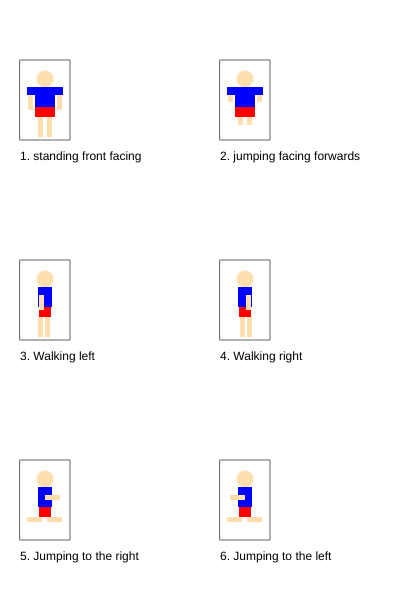
Frame 1 (no input)
Frame 60 (no input): identical to frame 1, image omitted
Frame 120 (the mouse pressed at the canvas centre since frame 60): identical to frame 1, image omitted

The p5.js sketch that drew this single still picture (run headless with seeded random() and noise() and a simulated clock; from frame 60 on, the mouse is pressed at the canvas centre):

// p5.js sketch
// ── sketch.js
/*

The Game Project

2 - Game character

Use p5 drawing functions such as rect, ellipse, line, triangle and
point to draw the different states of your game character.

Write the code so that your character appears inside the box for each
state.

IMPORTANT: For each box the variables gameChar_x & gameChar_y are set to the bottom
center of the box. You must combine these variables with arithmetic to
determine the position of each shape that you draw. This will later allow
you to adjust the position of your game character.

Each state is worth two marks:

//standing front facing = 2
//jumping facing forwards = 2
//walking left = 2
//walking right = 2
//jumping left and jumping right = 2

0 marks = not a reasonable attempt
1 mark = attempted but it lacks detail and you didn't use gameChar_x and gameChar_y correctly
2 marks = you've used a selction of shape functions and made consistent use of gameChar_x and gameChar_y

WARNING: Do not get too carried away. If you're character takes more than 5 lines
of code to draw then you've probably over done it.

** Only submit your sketch.js **

*/

var gameChar_x = 0;
var gameChar_y = 0;

function setup()
{
	createCanvas(400, 600);
}

function draw()
{
	background(255);

	//Standing, facing frontwards

	stroke(100);
	noFill();
	rect(20, 60, 50, 80);
	noStroke();
	fill(0);
	text("1. standing front facing", 20, 160);

	gameChar_x = 45;
	gameChar_y = 137;
	//Add your code here ...
	
	// head
	fill(255,222,173);
	ellipse(gameChar_x, gameChar_y-58,17,17);
	// torso top
	fill(0,0,255);
	rect(gameChar_x-10, gameChar_y-50,20,20);
	// torso bot
	fill(255,0,0);
	rect(gameChar_x-10, gameChar_y-30,20,10);
	// left leg
	fill(255,222,173);
	rect(gameChar_x-7, gameChar_y-20,5,20);
	// right leg
	fill(255,222,173);
	rect(gameChar_x+2, gameChar_y-20,5,20);
	// left shoulder
	fill(0,0,255);
	rect(gameChar_x-18, gameChar_y-50,8,8);
	// right shoulder
	fill(0,0,255);
	rect(gameChar_x+10, gameChar_y-50,8,8);
	// left arm
	fill(255,222,173);
	rect(gameChar_x-17, gameChar_y-42,5,15);
	// right arm
	fill(255,222,173);
	rect(gameChar_x+12, gameChar_y-42,5,15);



	//Jumping facing forwards
	stroke(100);
	noFill();
	rect(220, 60, 50, 80);
	noStroke();
	fill(0);
	text("2. jumping facing forwards", 220, 160);

	gameChar_x = 245;
	gameChar_y = 137;
	//Add your code here ...

	// head
	fill(255,222,173);
	ellipse(gameChar_x, gameChar_y-58,17,17);
	// torso top
	fill(0,0,255);
	rect(gameChar_x-10, gameChar_y-50,20,20);
	// torso bot
	fill(255,0,0);
	rect(gameChar_x-10, gameChar_y-30,20,10);
	// left leg
	fill(255,222,173);
	rect(gameChar_x-7, gameChar_y-20,5,8);
	// right leg
	fill(255,222,173);
	rect(gameChar_x+2, gameChar_y-20,5,8);
	// left shoulder
	fill(0,0,255);
	rect(gameChar_x-18, gameChar_y-50,8,8);
	// right shoulder
	fill(0,0,255);
	rect(gameChar_x+10, gameChar_y-50,8,8);
	// left arm
	fill(255,222,173);
	rect(gameChar_x-17, gameChar_y-42,5,7);
	// right arm
	fill(255,222,173);
	rect(gameChar_x+12, gameChar_y-42,5,7);


	//Walking, turned left
	stroke(100);
	noFill();
	rect(20, 260, 50, 80);
	noStroke();
	fill(0);
	text("3. Walking left", 20, 360);

	gameChar_x = 45;
	gameChar_y = 337;
	//Add your code here ...
	// head
	fill(255,222,173);
	ellipse(gameChar_x, gameChar_y-58,17,17);
	// torso top
	fill(0,0,255);
	rect(gameChar_x-7, gameChar_y-50,14,20);

	// torso bot
	fill(255,0,0);
	rect(gameChar_x-6, gameChar_y-30,12,10);
	// left leg
	fill(255,222,173);
	rect(gameChar_x-7, gameChar_y-20,5,20);
	// right leg
	fill(255,222,173);
	rect(gameChar_x, gameChar_y-20,5,20);
	// left shoulder
	//fill(0,0,255);
	//rect(gameChar_x-18, gameChar_y-50,8,8);
	// right shoulder
	//fill(0,0,255);
	//rect(gameChar_x+10, gameChar_y-50,8,8);
	// left arm
	fill(255,222,173);
	rect(gameChar_x-6, gameChar_y-42,5,15);
	// right arm
	//fill(255,222,173);
	//rect(gameChar_x+12, gameChar_y-42,5,15);

	//Walking, turned right
	stroke(100);
	noFill();
	rect(220, 260, 50, 80);
	noStroke();
	fill(0);
	text("4. Walking right", 220, 360);

	gameChar_x = 245;
	gameChar_y = 337;
	//Add your code here ...
	// head
	fill(255,222,173);
	ellipse(gameChar_x, gameChar_y-58,17,17);
	// torso top
	fill(0,0,255);
	rect(gameChar_x-7, gameChar_y-50,14,20);

	// torso bot
	fill(255,0,0);
	rect(gameChar_x-6, gameChar_y-30,12,10);
	// left leg
	fill(255,222,173);
	rect(gameChar_x-5, gameChar_y-20,5,20);
	// right leg
	fill(255,222,173);
	rect(gameChar_x+2, gameChar_y-20,5,20);
	// left shoulder
	//fill(0,0,255);
	//rect(gameChar_x-18, gameChar_y-50,8,8);
	// right shoulder
	//fill(0,0,255);
	//rect(gameChar_x+10, gameChar_y-50,8,8);
	// left arm
	fill(255,222,173);
	rect(gameChar_x+1, gameChar_y-42,5,15);
	// right arm
	//fill(255,222,173);
	//rect(gameChar_x+12, gameChar_y-42,5,15);


	//Jumping right
	stroke(100);
	noFill();
	rect(20, 460, 50, 80);
	noStroke();
	fill(0);
	text("5. Jumping to the right", 20, 560);

	gameChar_x = 45;
	gameChar_y = 537;
	//Add your code here ...
	// head
	fill(255,222,173);
	ellipse(gameChar_x, gameChar_y-58,17,17);
	// torso top
	fill(0,0,255);
	rect(gameChar_x-7, gameChar_y-50,14,20);

	// torso bot
	fill(255,0,0);
	rect(gameChar_x-6, gameChar_y-30,12,10);
	// left leg
	fill(255,222,173);
	rect(gameChar_x-18, gameChar_y-20,15,5);
	// right leg
	fill(255,222,173);
	rect(gameChar_x+2, gameChar_y-20,15,5);
	// left shoulder
	//fill(0,0,255);
	//rect(gameChar_x-18, gameChar_y-50,8,8);
	// right shoulder
	//fill(0,0,255);
	//rect(gameChar_x+10, gameChar_y-50,8,8);
	// left arm
	fill(255,222,173);
	rect(gameChar_x, gameChar_y-42,15,5);
	// right arm
	//fill(255,222,173);
	//rect(gameChar_x+12, gameChar_y-42,5,15);

	//Jumping to the left
	stroke(100);
	noFill();
	rect(220, 460, 50, 80);
	noStroke();
	fill(0);
	text("6. Jumping to the left", 220, 560);

	gameChar_x = 245;
	gameChar_y = 537;
	//Add your code here ...
	// head
	fill(255,222,173);
	ellipse(gameChar_x, gameChar_y-58,17,17);
	// torso top
	fill(0,0,255);
	rect(gameChar_x-7, gameChar_y-50,14,20);

	// torso bot
	fill(255,0,0);
	rect(gameChar_x-6, gameChar_y-30,12,10);
	// left leg
	fill(255,222,173);
	rect(gameChar_x-18, gameChar_y-20,15,5);
	// right leg
	fill(255,222,173);
	rect(gameChar_x+2, gameChar_y-20,15,5);
	// left shoulder
	//fill(0,0,255);
	//rect(gameChar_x-18, gameChar_y-50,8,8);
	// right shoulder
	//fill(0,0,255);
	//rect(gameChar_x+10, gameChar_y-50,8,8);
	// left arm
	fill(255,222,173);
	rect(gameChar_x-15, gameChar_y-42,15,5);
	// right arm
	//fill(255,222,173);
	//rect(gameChar_x+12, gameChar_y-42,5,15);
}
